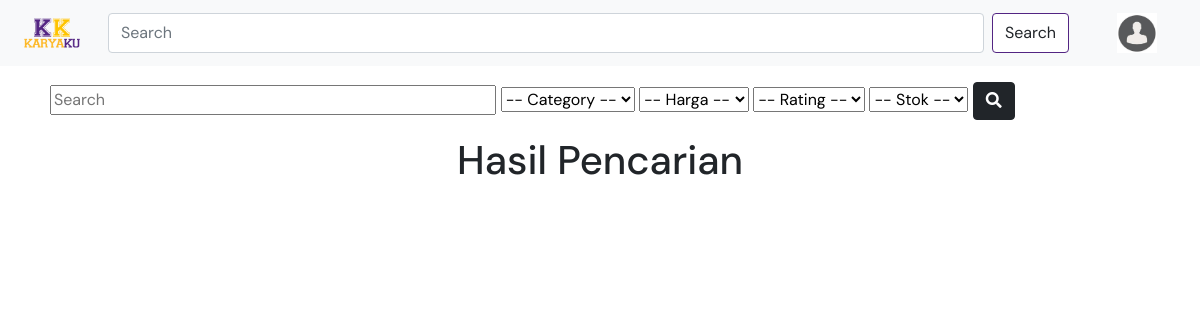
Before: /search.php (signed in) with the older database file.
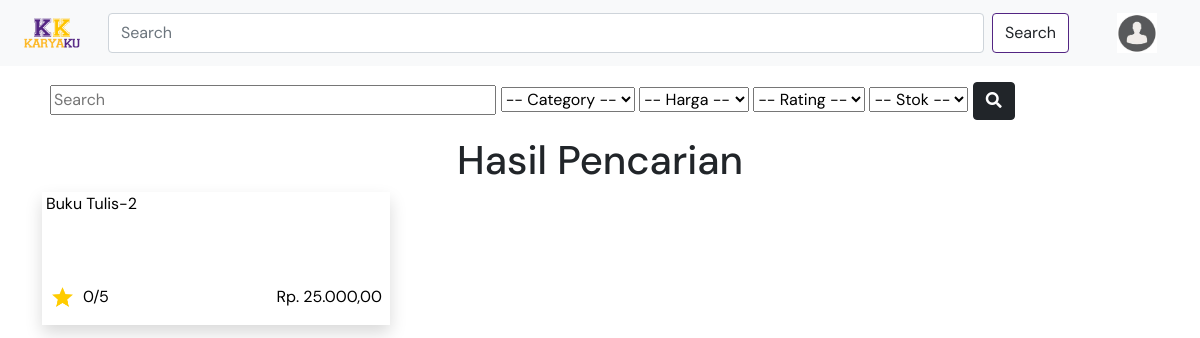
After: the same page with the newer database file.
### tables this page shows
CREATE TABLE `list_product` (
  `product_id` int(11) NOT NULL,
  `name` varchar(100) NOT NULL,
  `price` double NOT NULL,
  `stock` int(11) NOT NULL,
  `description` varchar(400) NOT NULL,
  `brand_name` varchar(100) NOT NULL,
  `image` varchar(100) DEFAULT NULL
);

### search.php (the view, shortened to what the changed rows need)
<!DOCTYPE html>
<html lang="en">
<head>
    <?php
    require_once("head.php");
    ?>
</head>
<?php
    require_once("header.php");
    $nama = "%%";
?>
<body>
    <div class="container d-flex justify-content-center mt-3 flex-column">
                <?php
                    $query = $koneksi->prepare("SELECT * FROM list_category");
                    $query->execute();
                    $hasil = $query->get_result()->fetch_all(MYSQLI_ASSOC);
                ?>
        <h1 class="mt-3 mb-2" style="margin:auto;">Hasil Pencarian</h1>
        <div style="width: 100%;" class="row">
            <?php
            if (!isset($harga) && !isset($rating) && !isset($category) && !isset($stok)) {
                $query = $koneksi->prepare("SELECT lp.*, NVL((SELECT CAST(SUM(h.rate)/count(h.rate) as INT) from history h where lp.product_id=h.product_id and h.rate!=0) ,'0') as 'rating' FROM list_product lp where lp.name like ? order by rating desc");
                $query->bind_param("s", $nama);
                $query->execute();
                $hasil = $query->get_result()->fetch_all(MYSQLI_ASSOC);
            } else if (isset($harga) && !isset($rating) && !isset($category) && !isset($stok)) {
                $query = $koneksi->prepare("SELECT lp.*, NVL((SELECT CAST(SUM(h.rate)/count(h.rate) as INT) FROM history h WHERE lp.product_id=h.product_id AND h.rate!=0) ,'0') AS 'rating' FROM list_product lp WHERE lp.name LIKE ? ORDER BY lp.price $harga");
                $query->bind_param("s", $nama);
                $query->execute();
                $hasil = $query->get_result()->fetch_all(MYSQLI_ASSOC);
            } else if (!isset($harga) && isset($rating) && !isset($category) && !isset($stok)) {
                $query = $koneksi->prepare("SELECT lp.*, NVL((SELECT CAST(SUM(h.rate)/count(h.rate) as INT) FROM history h WHERE lp.product_id=h.product_id AND h.rate!=0) ,'0') AS 'rating' FROM list_product lp WHERE lp.name LIKE ? ORDER BY rating $rating");
                $query->bind_param("s", $nama);
                $query->execute();
                $hasil = $query->get_result()->fetch_all(MYSQLI_ASSOC);
            } else if (!isset($harga) && !isset($rating) && isset($category) && !isset($stok)) {
                $query = $koneksi->prepare("SELECT lp.*, NVL((SELECT CAST(SUM(h.rate)/count(h.rate) as INT) FROM history h WHERE lp.product_id=h.product_id AND h.rate!=0) ,'0') AS 'rating' FROM list_product lp, product_category pc WHERE lp.name LIKE ? AND pc.product_id = lp.product_id AND pc.category_id = ?");
                $query->bind_param("ss", $nama, $category);
                $query->execute();
                $hasil = $query->get_result()->fetch_all(MYSQLI_ASSOC);
            } else if (!isset($harga) && !isset($rating) && !isset($category) && isset($stok)) {
                $query = $koneksi->prepare("SELECT lp.*, NVL((SELECT CAST(SUM(h.rate)/count(h.rate) as INT) FROM history h WHERE lp.product_id=h.product_id AND h.rate!=0) ,'0') AS 'rating' FROM list_product lp WHERE lp.name LIKE ? AND lp.stock $stok 0 order by rating desc");
                $query->bind_param("s", $nama);
                $query->execute();
                $hasil = $query->get_result()->fetch_all(MYSQLI_ASSOC);
            } else if (isset($harga) && isset($rating) && !isset($category) && !isset($stok)) {
                $query = $koneksi->prepare("SELECT lp.*, NVL((SELECT CAST(SUM(h.rate)/count(h.rate) as INT) FROM history h WHERE lp.product_id=h.product_id AND h.rate!=0) ,'0') AS 'rating' FROM list_product lp WHERE lp.name LIKE ? ORDER BY rating $rating, lp.price $harga");
                $query->bind_param("s", $nama);
                $query->execute();
                $hasil = $query->get_result()->fetch_all(MYSQLI_ASSOC);
            } else if (isset($harga) && !isset($rating) && isset($category) && !isset($stok)) {
                $query = $koneksi->prepare("SELECT lp.*, NVL((SELECT CAST(SUM(h.rate)/count(h.rate) as INT) FROM history h WHERE lp.product_id=h.product_id AND h.rate!=0) ,'0') AS 'rating' FROM list_product lp, product_category pc WHERE lp.name LIKE ? AND pc.product_id = lp.product_id AND pc.category_id = ? ORDER BY lp.price $harga");
                $query->bind_param("ss", $nama, $category);
                $query->execute();
                $hasil = $query->get_result()->fetch_all(MYSQLI_ASSOC);
            } else if (isset($harga) && !isset($rating) && !isset($category) && isset($stok)) {
                $query = $koneksi->prepare("SELECT lp.*, NVL((SELECT CAST(SUM(h.rate)/count(h.rate) as INT) FROM history h WHERE lp.product_id=h.product_id AND h.rate!=0) ,'0') AS 'rating' FROM list_product lp WHERE lp.name LIKE ? AND lp.stock $stok 0 order by lp.price $harga");
                $query->bind_param("s", $nama);
                $query->execute();
                $hasil = $query->get_result()->fetch_all(MYSQLI_ASSOC);
            } else if (!isset($harga) && isset($rating) && isset($category) && !isset($stok)) {
                $query = $koneksi->prepare("SELECT lp.*, NVL((SELECT CAST(SUM(h.rate)/count(h.rate) as INT) FROM history h WHERE lp.product_id=h.product_id AND h.rate!=0) ,'0') AS 'rating' FROM list_product lp, product_category pc WHERE lp.name LIKE ? AND pc.product_id = lp.product_id AND pc.category_id = ? ORDER BY rating $rating");
                $query->bind_param("ss", $nama, $category);
                $query->execute();
                $hasil = $query->get_result()->fetch_all(MYSQLI_ASSOC);
            } else if (!isset($harga) && isset($rating) && !isset($category) && isset($stok)) {
                $query = $koneksi->prepare("SELECT lp.*, NVL((SELECT CAST(SUM(h.rate)/count(h.rate) as INT) FROM history h WHERE lp.product_id=h.product_id AND h.rate!=0) ,'0') AS 'rating' FROM list_product lp WHERE lp.name LIKE ? AND lp.stock $stok 0 ORDER BY rating $rating");
                $query->bind_param("ss", $nama, $category);
                $query->execute();
                $hasil = $query->get_result()->fetch_all(MYSQLI_ASSOC);
            } else if (!isset($harga) && !isset($rating) && isset($category) && isset($stok)) {
                $query = $koneksi->prepare("SELECT lp.*, NVL((SELECT CAST(SUM(h.rate)/count(h.rate) as INT) FROM history h WHERE lp.product_id=h.product_id AND h.rate!=0) ,'0') AS 'rating' FROM list_product lp, product_category pc WHERE lp.name LIKE ? AND pc.product_id = lp.product_id AND pc.category_id = ? AND lp.stock $stok 0");
                $query->bind_param("ss", $nama, $category);
                $query->execute();
                $hasil = $query->get_result()->fetch_all(MYSQLI_ASSOC);
            } else if (isset($harga) && isset($rating) && isset($category) && !isset($stok)) {
                $query = $koneksi->prepare("SELECT lp.*, NVL((SELECT CAST(SUM(h.rate)/count(h.rate) as INT) FROM history h WHERE lp.product_id=h.product_id AND h.rate!=0) ,'0') AS 'rating' FROM list_product lp, product_category pc WHERE lp.name LIKE ? AND pc.product_id = lp.product_id AND pc.category_id = ? ORDER BY rating $rating, lp.price $harga");
                $query->bind_param("ss", $nama, $category);
                $query->execute();
                $hasil = $query->get_result()->fetch_all(MYSQLI_ASSOC);
            } else if (isset($harga) && !isset($rating) && isset($category) && isset($stok)) {
                $query = $koneksi->prepare("SELECT lp.*, NVL((SELECT CAST(SUM(h.rate)/count(h.rate) as INT) FROM history h WHERE lp.product_id=h.product_id AND h.rate!=0) ,'0') AS 'rating' FROM list_product lp, product_category pc WHERE lp.name LIKE ? AND pc.product_id = lp.product_id AND pc.category_id = ? AND lp.stock $stok 0 ORDER BY lp.price $harga");
                $query->bind_param("ss", $nama, $category);
                $query->execute();
                $hasil = $query->get_result()->fetch_all(MYSQLI_ASSOC);
            } else if (isset($harga) && isset($rating) && !isset($category) && isset($stok)) {
                $query = $koneksi->prepare("SELECT lp.*, NVL((SELECT CAST(SUM(h.rate)/count(h.rate) as INT) FROM history h WHERE lp.product_id=h.product_id AND h.rate!=0) ,'0') AS 'rating' FROM list_product lp WHERE lp.name LIKE ? AND lp.stock $stok 0 ORDER BY rating $rating, lp.price $harga");
                $query->bind_param("s", $nama);
                $query->execute();
                $hasil = $query->get_result()->fetch_all(MYSQLI_ASSOC);
            } else if (!isset($harga) && isset($rating) && isset($category) && isset($stok)) {
                $query = $koneksi->prepare("SELECT lp.*, NVL((SELECT CAST(SUM(h.rate)/count(h.rate) as INT) FROM history h WHERE lp.product_id=h.product_id AND h.rate!=0) ,'0') AS 'rating' FROM list_product lp, product_category pc WHERE lp.name LIKE ? AND pc.product_id = lp.product_id AND pc.category_id = ? AND lp.stock $stok 0 ORDER BY rating $rating");
                $query->bind_param("ss", $nama, $category);
                $query->execute();
                $hasil = $query->get_result()->fetch_all(MYSQLI_ASSOC);
            }
            foreach ($hasil as $key => $value) {
            ?>
                <a href="detail.php?id=<?= $value["product_id"] ?>&nama=<?= $value["name"] ?>" class="klik col-xxl-3 col-xl-4 col-lg-6 mb-xl-0 mb-xxl-0 mb-md-5" style=" text-decoration:none; color:black;">
                    <div style="width: 100%; height:90%" class="shadow d-flex flex-column">
                        <div style="height: 100px;" class="mt-0 mb-2">
                            <p class="my-0 ms-1"><?= $value["name"] ?></p>
                        </div>
                        <div>
                            <img class="float-start ms-2" src="asset/Misc/star.png" alt="" height="25px">
                            <p class="float-start mx-2"><?= $value["rating"] ?>/5</p>
                            <p class="float-end mx-2">Rp. <?= number_format($value["price"], 2, ',', '.') ?></p>
                        </div>
                    </div>
                </a>
            <?php
            }
            ?>
        </div>
    </div>
</body>
</html>

Changed rows visible on the page:
added list_product: name "Buku Tulis-2", rating "0", price "25.000,00"
